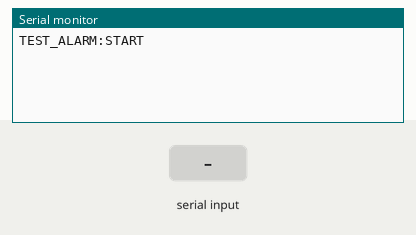
This sketch was run on a simulated Arduino Uno, built with avr-gcc and run on an emulated ATmega328P. Parts: the last lines printed to the serial monitor. The test bench sets the inputs (shaded band).

Above: at 1.2 s.
1.3 s: "UMBRAL:\n" received over Serial
At 1.6 s:
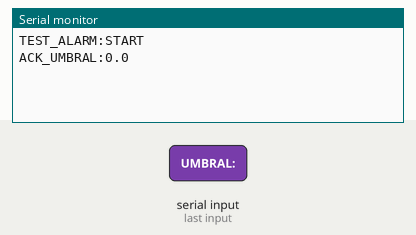
2.8 s: "RUN\n" received over Serial
At 4.9 s:
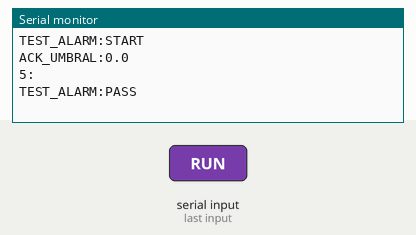

Measured:
- after the input at 1.3 s, the serial monitor: prints a new line at once (image 1)
- after the input at 2.8 s, the serial monitor: prints a new line after 1.1 s (image 2)

The sketch:

Alarmas.ino
```cpp
/* TEST UNITARIO: Lógica de alarma por medias
*/
const uint8_t V = 10;
float buf[V]; uint8_t n = 0, llen = 0;
float umbral = 25.0; // editable
uint8_t consecutivas = 0;

void push(float t){
  buf[n] = t; n = (n+1)%V; if (llen<V) llen++;
}
bool media(float& out){
  if (llen<V) return false;
  float s=0; for (uint8_t i=0;i<V;i++) s+=buf[i];
  out = s/V; return true;
}

void resetState(){
  n=0; llen=0; consecutivas=0;
}

void setup(){
  Serial.begin(9600);
  Serial.println(F("TEST_ALARM:START"));
}

void loop(){
  if (Serial.available()){
    String cmd = Serial.readStringUntil('\n'); cmd.trim();
    if (cmd.startsWith("UMBRAL:")){
      umbral = cmd.substring(8).toFloat();
      Serial.print(F("ACK_UMBRAL:")); Serial.println(umbral,1);
    } else if (cmd=="RUN"){
      resetState();
      // Secuencia: 12 valores > umbral para asegurar 3 medias consecutivas altas
      for (int i=0;i<12;i++){
        push(umbral + 5.0); // mayor que umbral
        float m; if (media(m)){
          if (m>umbral) consecutivas++; else consecutivas=0;
          if (consecutivas>=3){
            Serial.println(F("5:"));                // alarma
            Serial.println(F("TEST_ALARM:PASS"));
            return;
          }
        }
        delay(100);
      }
      Serial.println(F("TEST_ALARM:FAIL"));
    }
  }
}
```
